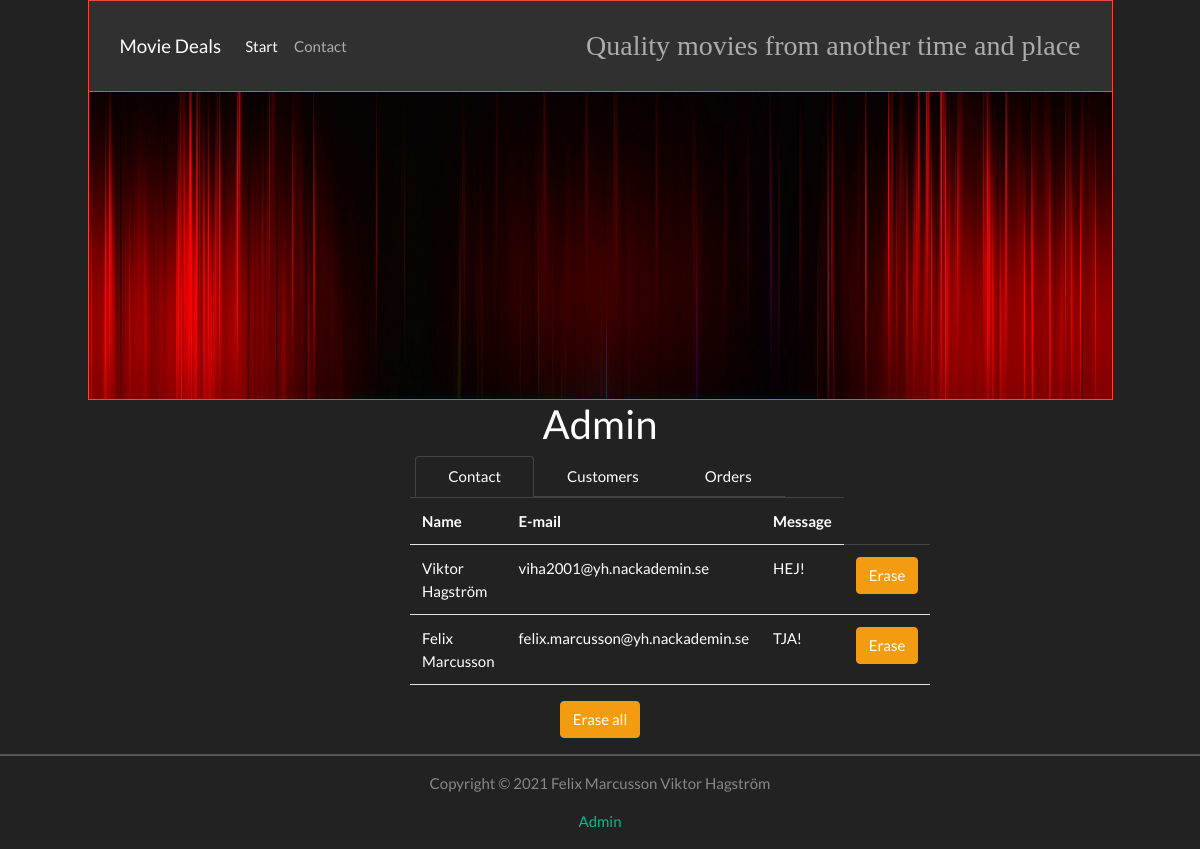
The app's page /admin.php with its own data.
### tables this page shows
CREATE TABLE `messagesdb` (
  `messageID` int(11) NOT NULL,
  `name` varchar(50) NOT NULL,
  `email` varchar(50) NOT NULL,
  `message` varchar(200) NOT NULL
);

### admin.php (the view, shortened to what this page needs)
<?php
require_once("header.php");
require_once("navbar.php");
require_once("database.php");
?>
<h2 class ="text-center">Admin</h2>
<nav class ="d-flex justify-content-center" >
  <div class="nav nav-tabs" id="nav-tab" role="tablist">
    <a class="nav-item nav-link active" id="nav-home-tab" data-toggle="tab" href="#nav-home" role="tab" aria-controls="nav-home" aria-selected="true">Contact</a>
    <a class="nav-item nav-link" id="nav-profile-tab" data-toggle="tab" href="#nav-profile" role="tab" aria-controls="nav-profile" aria-selected="false">Customers</a>
    <a class="nav-item nav-link" id="nav-contact-tab" data-toggle="tab" href="#nav-contact" role="tab" aria-controls="nav-contact" aria-selected="false">Orders</a>
  </div>
</nav>
<div class="tab-content" id="nav-tabContent">
  <div class="tab-pane fade show active" id="nav-home" role="tabpanel" aria-labelledby="nav-home-tab">
  <?php
        $stmt = $conn->prepare("SELECT * FROM messagesdb");
        $stmt->execute();
        $result = $stmt->fetchAll();
        $table = "
        <div class = 'row justify-content-center '>
          <div class = 'col-4'>
            <table class='table'>";
            $table .= '<tr><th>Name</th><th>E-mail</th><th>Message</th></tr>';
            foreach ($result as $key => $value) {
            $table .= "<tr>
            <td>$value[name]</td>
            <td>$value[email]</td>
            <td>$value[message]</td>
            <td>
            <a type='button' class='btn btn-warning' href='delete.php?id=$value[messageID]'>Erase</a>
            </td>
            </tr>";
        }
        $table .=
        '</table></div></div>';
        echo $table;
        echo "<div class = 'd-flex justify-content-center'> <a type='button' class='btn btn-warning ' href='delete.php?erase'>Erase all</a> </div>"
        ?>
        </div>
</div>
<?php
require_once("footer.php");

### records on screen
messagesdb: name "Viktor Hagström", email "viha2001@yh.nackademin.se", message "HEJ!"
messagesdb: name "Felix Marcusson", email "felix.marcusson@yh.nackademin.se", message "TJA!"
